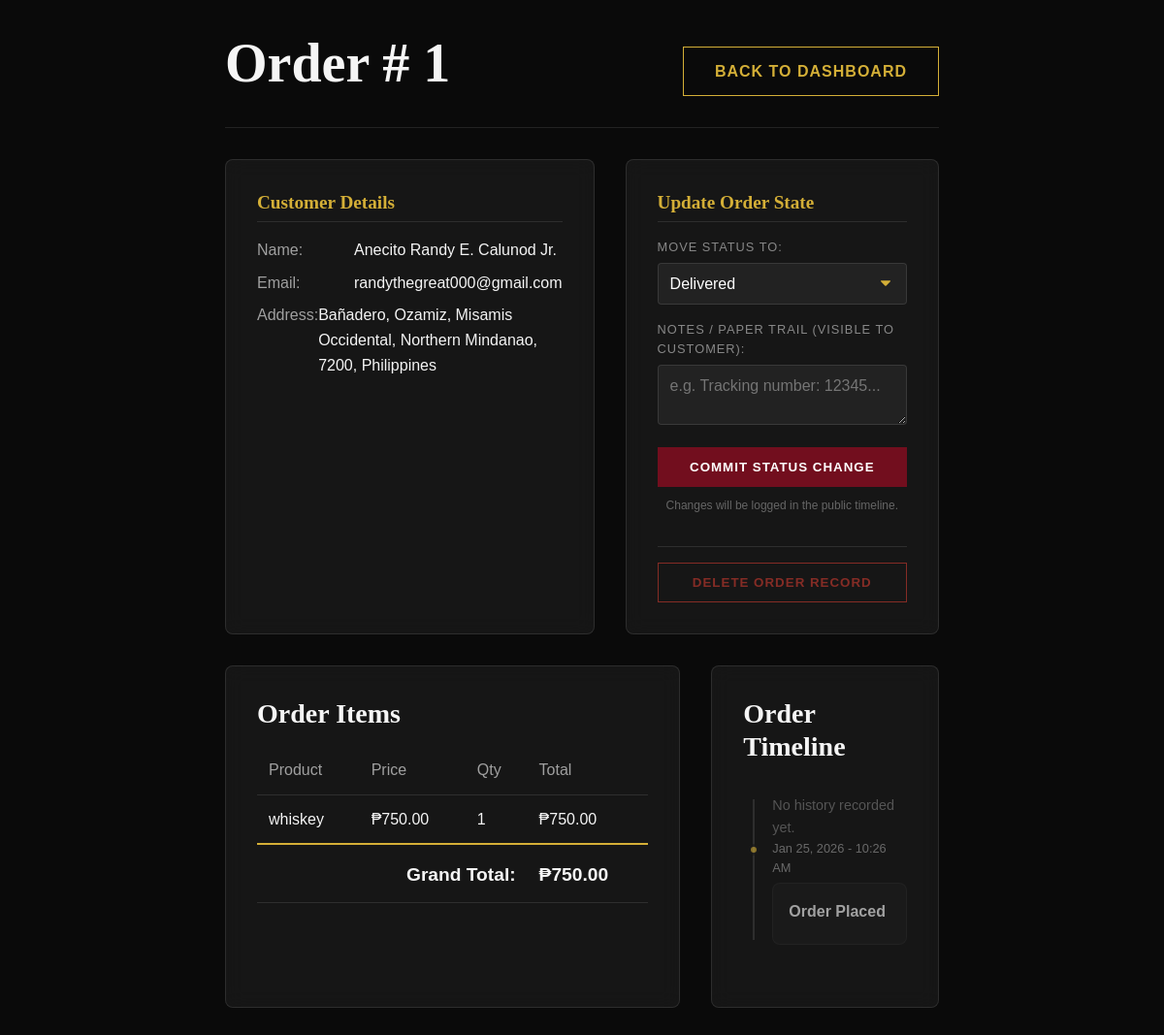
/admin/view_order.php?id=1 (signed in), run on the app's committed database.
### tables this page shows
CREATE TABLE `orders` (
  `id` int(11) NOT NULL,
  `customer_name` varchar(255) NOT NULL,
  `customer_email` varchar(255) NOT NULL,
  `customer_address` text NOT NULL,
  `total_amount` decimal(10,2) NOT NULL,
  `order_date` datetime DEFAULT current_timestamp(),
  `status` varchar(50) DEFAULT 'Pending',
  `is_deleted` tinyint(1) DEFAULT 0,
  `user_id` int(11) DEFAULT NULL
);

CREATE TABLE `order_items` (
  `id` int(11) NOT NULL,
  `order_id` int(11) NOT NULL,
  `product_id` int(11) NOT NULL,
  `product_name` varchar(100) NOT NULL,
  `price_at_purchase` decimal(10,2) NOT NULL,
  `quantity` int(11) NOT NULL,
  `is_deleted` tinyint(1) DEFAULT 0
);

### admin/view_order.php (the view, shortened to what this page needs)
<?php
include '../includes/db.php';
$order_id = $_GET['id'];
$stmt = $pdo->prepare("SELECT * FROM orders WHERE id = ?");
$stmt->execute([$order_id]);
$order = $stmt->fetch(PDO::FETCH_ASSOC);
$stmt_items = $pdo->prepare("SELECT * FROM order_items WHERE order_id = ?");
$stmt_items->execute([$order_id]);
$items = $stmt_items->fetchAll(PDO::FETCH_ASSOC);
$stmt_hist = $pdo->prepare("SELECT * FROM order_history WHERE order_id = ? ORDER BY changed_at DESC");
$stmt_hist->execute([$order_id]);
$history = $stmt_hist->fetchAll(PDO::FETCH_ASSOC);
?>
<!DOCTYPE html>
<html lang="en">
<head>
    <link rel="stylesheet" href="../css/style.css">
</head>
<body>
    <div class="admin-container">
        <div class="order-header">
            <h1>Order #
                <?php echo htmlspecialchars($order['id']); ?>
            </h1>
            <a href="index.php" class="btn">Back to Dashboard</a>
        </div>
        <div class="details-grid">
            <div class="details-card glass-card">
                <h3>Customer Details</h3>
                <div class="info-row">
                    <span class="info-label">Name:</span>
                    <span>
                        <?php echo htmlspecialchars($order['customer_name']); ?>
                    </span>
                </div>
                <div class="info-row">
                    <span class="info-label">Email:</span>
                    <span>
                        <?php echo htmlspecialchars($order['customer_email']); ?>
                    </span>
                </div>
                <div class="info-row">
                    <span class="info-label">Address:</span>
                    <span>
                        <?php echo nl2br(htmlspecialchars($order['customer_address'])); ?>
                    </span>
                </div>
            </div>
            <div class="details-card glass-card">
                <h3>Update Order State</h3>
                <form method="POST" style="margin-top: 1rem;">
                    <div class="form-group" style="margin-bottom: 1rem;">
                        <label style="font-size: 0.8rem; color: #888; display: block; margin-bottom: 5px;">Move Status
                            To:</label>
                        <select name="status" class="form-control">
                            <?php
                            $statuses = ['Pending', 'Processing', 'Shipped', 'Delivered', 'Canceled'];
                            foreach ($statuses as $s) {
                                $selected = ($order['status'] == $s) ? 'selected' : '';
                                echo "<option value='$s' $selected>$s</option>";
                            }
                            ?>
                        </select>
                    </div>
                    <div class="form-group" style="margin-bottom: 1rem;">
                        <label style="font-size: 0.8rem; color: #888; display: block; margin-bottom: 5px;">Notes / Paper
                            Trail (visible to customer):</label>
                        <textarea name="status_notes" class="form-control" rows="2"
                            placeholder="e.g. Tracking number: 12345..."></textarea>
                    </div>
                    <button type="submit" name="update_status" class="btn btn-primary" style="width: 100%;">Commit
                        Status Change</button>
                    <p style="font-size: 0.75rem; color: #666; margin-top: 10px; text-align: center;">Changes will be
                        logged in the public timeline.</p>
                </form>
                <form method="POST"
                    onsubmit="return confirm('Are you sure you want to delete this order? This cannot be undone.');"
                    style="margin-top: 2rem; border-top: 1px solid rgba(255,255,255,0.1); padding-top: 1rem;">
                    <button type="submit" name="delete_order" class="btn"
                        style="width: 100%; border-color: #f44336; color: #f44336; opacity: 0.5;">Delete Order
                        Record</button>
                </form>
            </div>
        </div>
        <div style="display: grid; grid-template-columns: 2fr 1fr; gap: 2rem;">
            <div class="glass-card">
                <h3>Order Items</h3>
                <table class="items-table">
                    <thead>
                        <tr>
                            <th>Product</th>
                            <th>Price</th>
                            <th>Qty</th>
                            <th>Total</th>
                        </tr>
                    </thead>
                    <tbody>
                        <?php foreach ($items as $item): ?>
                            <tr>
                                <td><?php echo htmlspecialchars($item['product_name']); ?></td>
                                <td>₱<?php echo number_format($item['price_at_purchase'], 2); ?></td>
                                <td><?php echo htmlspecialchars($item['quantity']); ?></td>
                                <td>₱<?php echo number_format($item['price_at_purchase'] * $item['quantity'], 2); ?></td>
                            </tr>
                        <?php endforeach; ?>
                        <tr class="total-row">
                            <td colspan="3" style="text-align: right;">Grand Total:</td>
                            <td>₱<?php echo number_format($order['total_amount'], 2); ?></td>
                        </tr>
                    </tbody>
                </table>
            </div>
            <div class="glass-card">
                <h3>Order Timeline</h3>
                <div class="timeline">
                    <?php if (empty($history)): ?>
                        <p style="color: #555; font-size: 0.9rem;">No history recorded yet.</p>
                    <?php endif; ?>
                    <div class="timeline-item" style="opacity: 0.6;">
                        <div class="timeline-date">
                            <?php echo date('M d, Y - h:i A', strtotime($order['order_date'])); ?></div>
                        <div class="timeline-content">
                            <span class="timeline-status">Order Placed</span>
                        </div>
                    </div>
                </div>
            </div>
        </div>
    </div>
</body>
</html>

### css/style.css (style rules this page uses)
:root { --color-bg-main: #0a0a0a; --color-bg-secondary: #141414; --color-bg-card: rgba(30, 30, 30, 0.6); --color-primary: #720e1e; --color-primary-light: #a52a2a; --color-accent: #d4af37; --color-text-main: #f5f5f5; --color-text-muted: #a0a0a0; --font-heading: 'Playfair Display', serif; --font-body: 'Outfit', sans-serif; --spacing-xs: 0.5rem; --spacing-sm: 1rem; --spacing-md: 2rem; --spacing-lg: 4rem; --spacing-xl: 8rem; --glass-bg: rgba(255, 255, 255, 0.05); --glass-border: 1px solid rgba(255, 255, 255, 0.1); --shadow-main: 0 10px 30px rgba(0, 0, 0, 0.5); --transition-fast: 0.3s ease; }
*, *::before, *::after { box-sizing: border-box; margin: 0; padding: 0; }
html { scroll-behavior: smooth; }
body { background-color: var(--color-bg-main); color: var(--color-text-main); font-family: var(--font-body); line-height: 1.6; overflow-x: hidden; }
h1, h2, h3, h4, h5, h6 { font-family: var(--font-heading); color: var(--color-text-main); margin-bottom: var(--spacing-sm); line-height: 1.2; }
h1 { font-size: 3.5rem; }
h3 { font-size: 1.75rem; }
a { color: inherit; text-decoration: none; transition: var(--transition-fast); }
.btn { display: inline-block; padding: 12px 32px; background: transparent; border: 1px solid var(--color-accent); color: var(--color-accent); font-family: var(--font-body); font-weight: 600; text-transform: uppercase; letter-spacing: 1px; cursor: pointer; transition: var(--transition-fast); }
.btn-primary { background: var(--color-primary); border-color: var(--color-primary); color: white; }
.glass-card { background: var(--glass-bg); backdrop-filter: blur(10px); border: var(--glass-border); padding: var(--spacing-md); border-radius: 8px; }
:root { --header-height: 80px; }
.form-group { margin-bottom: 1.5rem; }
.form-group label { display: block; margin-bottom: 0.5rem; color: var(--color-text-muted); font-size: 0.9rem; text-transform: uppercase; letter-spacing: 1px; }
.form-control { width: 100%; padding: 12px; background: rgba(255, 255, 255, 0.05); border: 1px solid rgba(255, 255, 255, 0.1); color: white; font-family: var(--font-body); font-size: 1rem; border-radius: 4px; transition: var(--transition-fast); }
select.form-control { appearance: none; background-repeat: no-repeat; background-position: right 1rem center; background-size: 0.65em auto; padding-right: 2.5rem; }
select.form-control option { background-color: #1a1a1a; color: white; }

### admin/view_order.php (style rules this page uses)
.admin-container { max-width: 800px; margin: 0 auto; padding: 2rem; }
.order-header { display: flex; justify-content: space-between; align-items: center; margin-bottom: 2rem; border-bottom: 1px solid rgba(255, 255, 255, 0.1); padding-bottom: 1rem; }
.details-grid { display: grid; grid-template-columns: 1fr 1fr; gap: 2rem; margin-bottom: 2rem; }
.details-card h3 { color: var(--color-accent); border-bottom: 1px solid rgba(255, 255, 255, 0.1); padding-bottom: 0.5rem; margin-bottom: 1rem; font-size: 1.2rem; }
.info-row { margin-bottom: 0.5rem; display: flex; }
.info-label { width: 100px; color: var(--color-text-muted); }
.items-table { width: 100%; border-collapse: collapse; margin-top: 1rem; }
.items-table th, .items-table td { text-align: left; padding: 0.75rem; border-bottom: 1px solid rgba(255, 255, 255, 0.1); }
.items-table th { color: var(--color-text-muted); font-weight: normal; }
.total-row td { border-top: 2px solid var(--color-accent); font-weight: bold; font-size: 1.2rem; padding-top: 1rem; }
.timeline { margin-top: 2rem; position: relative; padding-left: 30px; }
.timeline::before { content: ''; position: absolute; left: 10px; top: 5px; bottom: 5px; width: 2px; background: rgba(255, 255, 255, 0.1); }
.timeline-item { position: relative; margin-bottom: 2rem; }
.timeline-item::after { content: ''; position: absolute; left: -25px; top: 5px; width: 12px; height: 12px; border-radius: 50%; background: var(--color-accent); border: 3px solid #1a1a1a; }
.timeline-date { font-size: 0.8rem; color: var(--color-text-muted); margin-bottom: 4px; }
.timeline-content { background: rgba(255, 255, 255, 0.03); padding: 1rem; border-radius: 8px; border: 1px solid rgba(255, 255, 255, 0.05); }
.timeline-status { font-weight: bold; color: #fff; margin-bottom: 5px; display: block; }

### data on the page
orders: id "1", customer_name "Anecito Randy E. Calunod Jr.", customer_email "randythegreat000@gmail.com", customer_address "Bañadero, Ozamiz, Misamis Occidental, Northern Mindanao, 7200, Philippines", total_amount "750.00", order_date "Jan 25, 2026 - 10:26 AM"
order_items: product_name "whiskey", price_at_purchase "750.00", quantity "1", $item['price_at_purchase']*$item['quantity'] "750.00"

### other printed values
form field status "Delivered"
